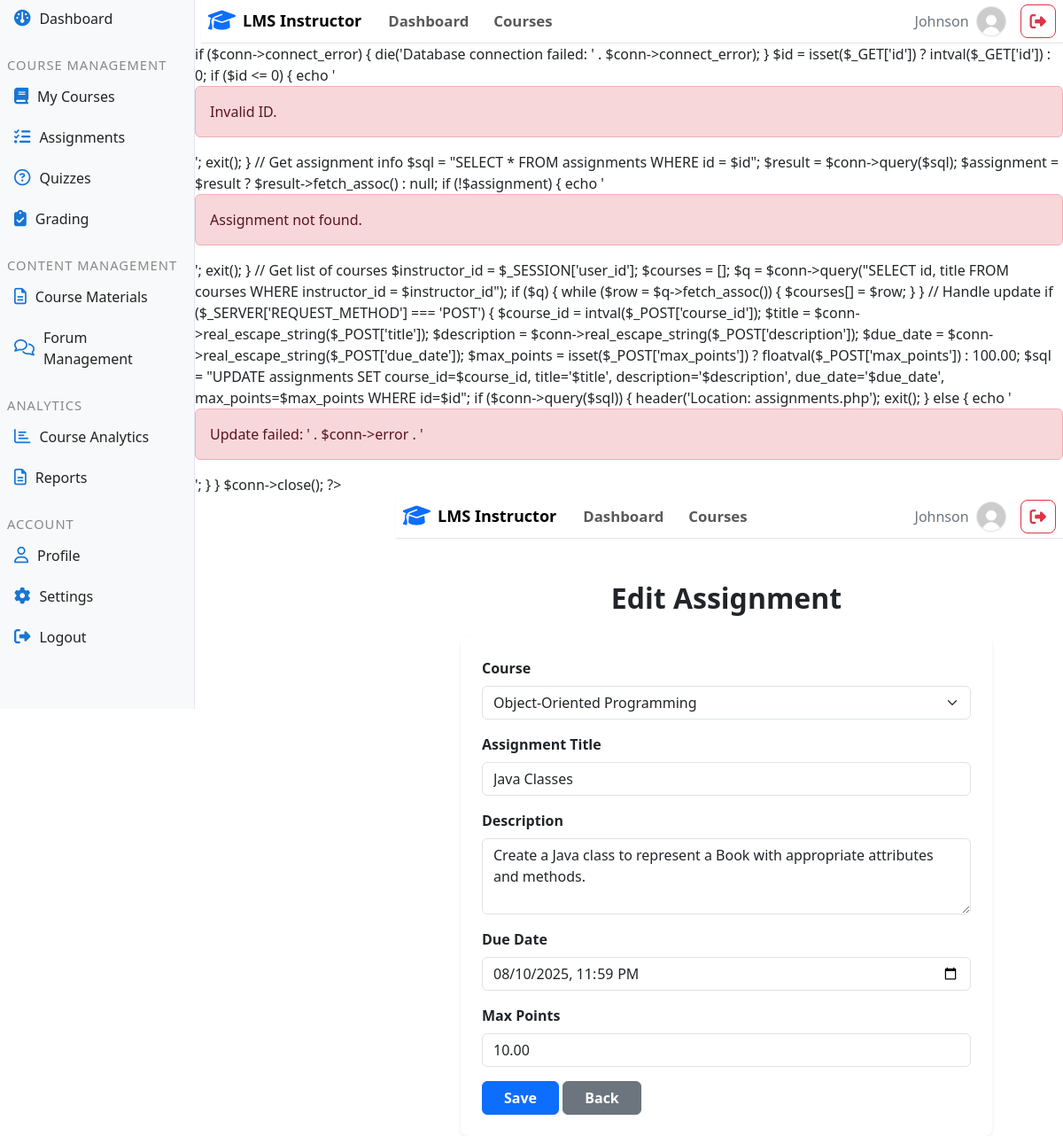
The page /instructor/Assignment/edit_asm.php?id=47 (signed in) on the database its author committed.
### tables this page shows
CREATE TABLE `assignments` (
  `id` int(11) NOT NULL,
  `course_id` int(11) NOT NULL,
  `title` varchar(200) NOT NULL,
  `description` text DEFAULT NULL,
  `update_file` varchar(255) DEFAULT NULL,
  `due_date` datetime DEFAULT NULL,
  `max_points` decimal(5,2) DEFAULT 100.00,
  `created_by` int(11) NOT NULL,
  `created_at` timestamp NOT NULL DEFAULT current_timestamp()
);

CREATE TABLE `courses` (
  `id` int(11) NOT NULL,
  `title` varchar(200) NOT NULL,
  `description` text DEFAULT NULL,
  `images` varchar(255) DEFAULT NULL,
  `instructor_id` int(11) NOT NULL,
  `course_code` varchar(20) NOT NULL,
  `credits` int(11) DEFAULT 3,
  `semester` varchar(20) DEFAULT NULL,
  `year` int(11) DEFAULT NULL,
  `max_students` int(11) DEFAULT 50,
  `status` enum('active','inactive') DEFAULT 'active',
  `created_at` timestamp NOT NULL DEFAULT current_timestamp()
);

### instructor/Assignment/edit_asm.php (the view, shortened to what this page needs)
<?php
$conn = new mysqli('localhost', 'root', '', 'lms_university');
$id = isset($_GET['id']) ? intval($_GET['id']) : 0;
$sql = "SELECT * FROM assignments WHERE id = $id";
$result = $conn->query($sql);
$assignment = $result ? $result->fetch_assoc() : null;
$instructor_id = $_SESSION['user_id'];
$courses = [];
$q = $conn->query("SELECT id, title FROM courses WHERE instructor_id = $instructor_id");
if ($q) {
    while ($row = $q->fetch_assoc()) {
        $courses[] = $row;
    }
}
?>
<!DOCTYPE html>
<html lang="en">
<head>
    <link rel="stylesheet" href="https://cdn.jsdelivr.net/npm/bootstrap@5.3.2/dist/css/bootstrap.min.css">
</head>
<body>
<?php include '../header_instructor.php'; ?>
<div style="margin-left:220px">
if ($conn->connect_error) {
    die('Database connection failed: ' . $conn->connect_error);
}
$id = isset($_GET['id']) ? intval($_GET['id']) : 0;
if ($id <= 0) {
    echo '<div class="alert alert-danger">Invalid ID.</div>';
    exit();
}
// Get assignment info
$sql = "SELECT * FROM assignments WHERE id = $id";
$result = $conn->query($sql);
$assignment = $result ? $result->fetch_assoc() : null;
if (!$assignment) {
    echo '<div class="alert alert-danger">Assignment not found.</div>';
    exit();
}
// Get list of courses
$instructor_id = $_SESSION['user_id'];
$courses = [];
$q = $conn->query("SELECT id, title FROM courses WHERE instructor_id = $instructor_id");
if ($q) {
    while ($row = $q->fetch_assoc()) {
        $courses[] = $row;
    }
}
// Handle update
if ($_SERVER['REQUEST_METHOD'] === 'POST') {
    $course_id = intval($_POST['course_id']);
    $title = $conn->real_escape_string($_POST['title']);
    $description = $conn->real_escape_string($_POST['description']);
    $due_date = $conn->real_escape_string($_POST['due_date']);
    $max_points = isset($_POST['max_points']) ? floatval($_POST['max_points']) : 100.00;
    $sql = "UPDATE assignments SET course_id=$course_id, title='$title', description='$description', due_date='$due_date', max_points=$max_points WHERE id=$id";
    if ($conn->query($sql)) {
        header('Location: assignments.php');
        exit();
    } else {
        echo '<div class="alert alert-danger">Update failed: ' . $conn->error . '</div>';
    }
}
$conn->close();
?>
<!DOCTYPE html>
<html lang="en">
<head>
    <link rel="stylesheet" href="https://cdn.jsdelivr.net/npm/bootstrap@5.3.2/dist/css/bootstrap.min.css">
</head>
<body>
<?php include '../header_instructor.php'; ?>
<div style="margin-left:220px">
<div class="container mt-5">
    <h2 class="mb-4 fw-bold text-center">Edit Assignment</h2>
    <form method="post" class="bg-white p-4 rounded-3 shadow-sm mx-auto" style="max-width:600px;">
        <div class="mb-3">
            <label for="course_id" class="form-label fw-semibold">Course</label>
            <select class="form-select" id="course_id" name="course_id" required>
                <?php foreach ($courses as $c) { ?>
                    <option value="<?php echo $c['id']; ?>" <?php if($assignment['course_id']==$c['id']) echo 'selected'; ?>><?php echo htmlspecialchars($c['title']); ?></option>
                <?php } ?>
            </select>
        </div>
        <div class="mb-3">
            <label for="title" class="form-label fw-semibold">Assignment Title</label>
            <input type="text" class="form-control" id="title" name="title" value="<?php echo htmlspecialchars($assignment['title']); ?>" required>
        </div>
        <div class="mb-3">
            <label for="description" class="form-label fw-semibold">Description</label>
            <textarea class="form-control" id="description" name="description" rows="3"><?php echo htmlspecialchars($assignment['description']); ?></textarea>
        </div>
        <div class="mb-3">
            <label for="due_date" class="form-label fw-semibold">Due Date</label>
            <input type="datetime-local" class="form-control" id="due_date" name="due_date" value="<?php echo date('Y-m-d\\TH:i', strtotime($assignment['due_date'])); ?>" required>
        </div>
        <div class="mb-3">
            <label for="max_points" class="form-label fw-semibold">Max Points</label>
            <input type="number" class="form-control" id="max_points" name="max_points" min="1" max="1000" step="0.01" value="<?php echo htmlspecialchars($assignment['max_points']); ?>" required>
        </div>
    <button type="submit" class="btn btn-primary px-4 fw-semibold">Save</button>
    <a href="assignments.php" class="btn btn-secondary px-4 fw-semibold">Back</a>
    </form>
</div>
</div>
</body>
</html>

### rows shown on the page
assignments: course_id "Object-Oriented Programming", title "Java Classes", description "Create a Java class to represent a Book with appropriate attributes and methods.", due_date "08/10/2025 23:59", max_points "10.00"

### other values the page prints
$_SESSION['last_name'] "Johnson Johnson"
